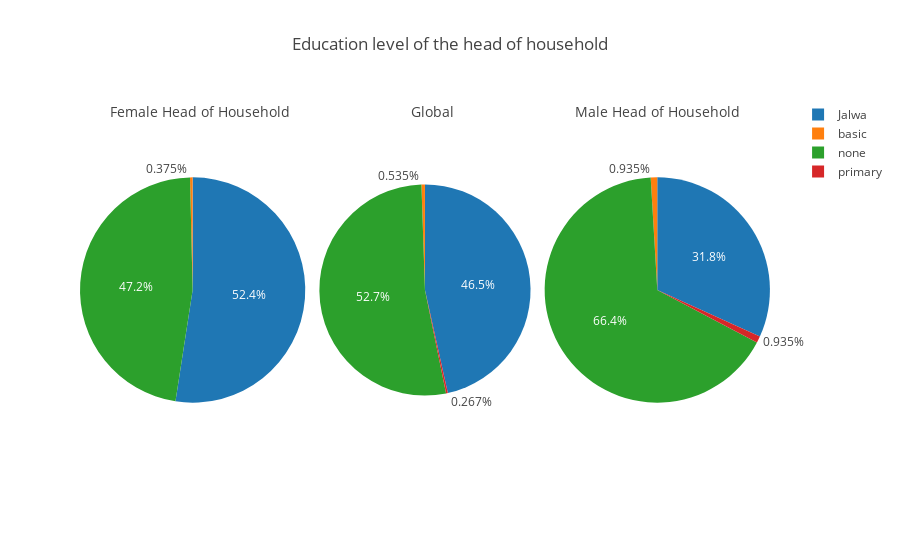

Here is the notebook cell this chart was saved with:
### Code cell
create_graphs_HoHH(lambda x: x.groupby('education').size(),
                 lambda x: x.values,
                 lambda x: x.index.values,
                   lambda x: x.sum(),
                 "Education level of the head of household")

### Figure 1 — Plotly figure (JSON) as saved in the notebook; plotly's stock layout.template omitted (floating-point values rounded to 4 significant figures)
{"data": [{"domain": {"x": [0, 0.32]}, "labels": ["Jalwa", "basic", "none"], "sort": false, "type": "pie", "values": [140, 1, 126]}, {"domain": {"x": [0.34, 0.64]}, "labels": ["Jalwa", "basic", "none", "primary"], "sort": false, "type": "pie", "values": [174, 2, 197, 1]}, {"domain": {"x": [0.66, 0.98]}, "labels": ["Jalwa", "basic", "none", "primary"], "sort": false, "type": "pie", "values": [34, 1, 71, 1]}], "layout": {"annotations": [{"font": {"size": 14}, "showarrow": false, "text": "Female Head of Household", "x": 0.04, "y": 1}, {"font": {"size": 14}, "showarrow": false, "text": "Global", "x": 0.5, "y": 1}, {"font": {"size": 14}, "showarrow": false, "text": "Male Head of Household", "x": 0.94, "y": 1}], "title": "Education level of the head of household"}}
